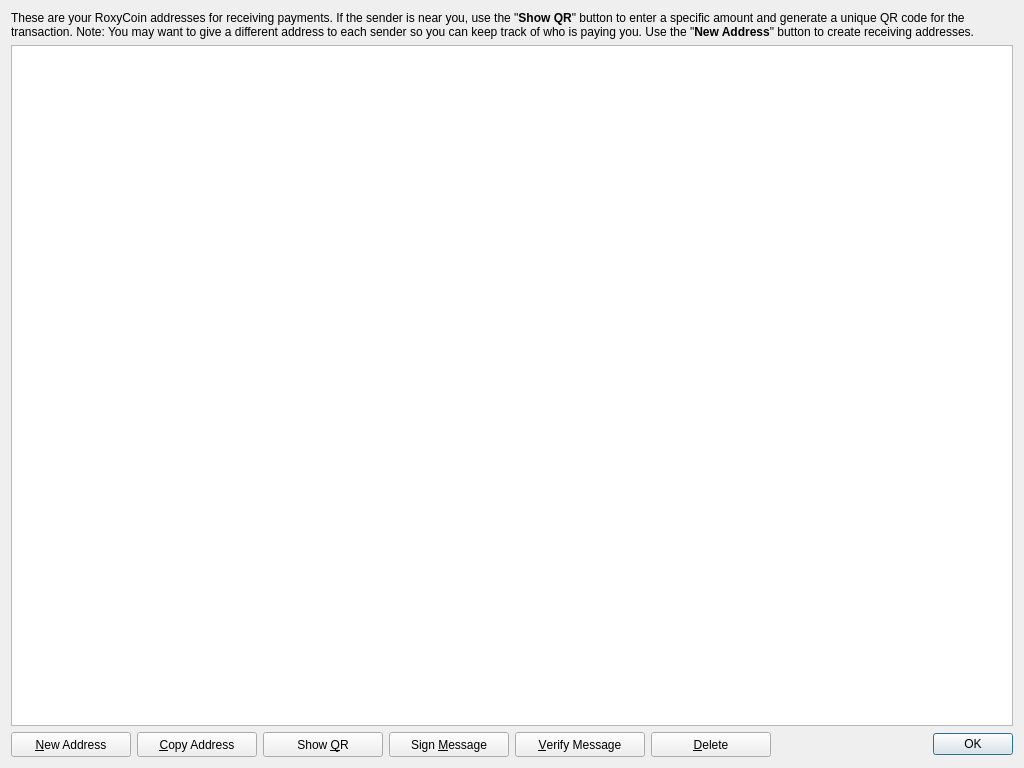
<?xml version="1.0" encoding="UTF-8"?>
<ui version="4.0">
 <class>AddressBookPage</class>
 <widget class="QWidget" name="AddressBookPage">
  <property name="geometry">
   <rect>
    <x>0</x>
    <y>0</y>
    <width>1024</width>
    <height>768</height>
   </rect>
  </property>
  <property name="windowTitle">
   <string>Address Book</string>
  </property>
  <layout class="QVBoxLayout" name="verticalLayout">
   <item>
    <widget class="QLabel" name="labelExplanation">
     <property name="text">
      <string>&lt;html&gt;&lt;head/&gt;&lt;body&gt;&lt;p&gt;&lt;img src=&quot;:/icons/transaction_conflicted&quot;/&gt; These are your RoxyCoin addresses for receiving payments. If the sender is near you, use the &amp;quot;&lt;span style=&quot; font-weight:600;&quot;&gt;Show QR&lt;/span&gt;&amp;quot; button to enter a specific amount and generate a unique QR code for the transaction. Note: You may want to give a different address to each sender so you can keep track of who is paying you. Use the &amp;quot;&lt;span style=&quot; font-weight:600;&quot;&gt;New Address&lt;/span&gt;&amp;quot; button to create receiving addresses.&lt;/p&gt;&lt;/body&gt;&lt;/html&gt;</string>
     </property>
     <property name="textFormat">
      <enum>Qt::AutoText</enum>
     </property>
     <property name="wordWrap">
      <bool>true</bool>
     </property>
     <property name="textInteractionFlags">
      <set>Qt::NoTextInteraction</set>
     </property>
    </widget>
   </item>
   <item>
    <widget class="QTableView" name="tableView">
     <property name="contextMenuPolicy">
      <enum>Qt::CustomContextMenu</enum>
     </property>
     <property name="toolTip">
      <string>Double-click to edit address or label</string>
     </property>
     <property name="tabKeyNavigation">
      <bool>false</bool>
     </property>
     <property name="alternatingRowColors">
      <bool>true</bool>
     </property>
     <property name="selectionMode">
      <enum>QAbstractItemView::SingleSelection</enum>
     </property>
     <property name="selectionBehavior">
      <enum>QAbstractItemView::SelectRows</enum>
     </property>
     <property name="sortingEnabled">
      <bool>true</bool>
     </property>
     <attribute name="horizontalHeaderHighlightSections">
      <bool>false</bool>
     </attribute>
     <attribute name="verticalHeaderVisible">
      <bool>false</bool>
     </attribute>
     <attribute name="verticalHeaderHighlightSections">
      <bool>false</bool>
     </attribute>
    </widget>
   </item>
   <item>
    <layout class="QHBoxLayout" name="horizontalLayout">
     <item>
      <widget class="QPushButton" name="newAddressButton">
       <property name="minimumSize">
        <size>
         <width>120</width>
         <height>25</height>
        </size>
       </property>
       <property name="toolTip">
        <string>Create a new address</string>
       </property>
       <property name="text">
        <string>&amp;New Address</string>
       </property>
       <property name="icon">
        <iconset resource="../bitcoin.qrc">
         <normaloff>:/icons/add</normaloff>:/icons/add</iconset>
       </property>
       <property name="iconSize">
        <size>
         <width>12</width>
         <height>12</height>
        </size>
       </property>
      </widget>
     </item>
     <item>
      <widget class="QPushButton" name="copyToClipboard">
       <property name="minimumSize">
        <size>
         <width>120</width>
         <height>25</height>
        </size>
       </property>
       <property name="toolTip">
        <string>Copy the currently selected address to the system clipboard</string>
       </property>
       <property name="text">
        <string>&amp;Copy Address</string>
       </property>
       <property name="icon">
        <iconset resource="../bitcoin.qrc">
         <normaloff>:/icons/editcopy</normaloff>:/icons/editcopy</iconset>
       </property>
       <property name="iconSize">
        <size>
         <width>12</width>
         <height>12</height>
        </size>
       </property>
      </widget>
     </item>
     <item>
      <widget class="QPushButton" name="showQRCode">
       <property name="minimumSize">
        <size>
         <width>120</width>
         <height>25</height>
        </size>
       </property>
       <property name="toolTip">
        <string>Generate a QR code for the address</string>
       </property>
       <property name="text">
        <string>Show &amp;QR</string>
       </property>
       <property name="icon">
        <iconset resource="../bitcoin.qrc">
         <normaloff>:/icons/qrcode</normaloff>:/icons/qrcode</iconset>
       </property>
       <property name="iconSize">
        <size>
         <width>14</width>
         <height>14</height>
        </size>
       </property>
      </widget>
     </item>
     <item>
      <widget class="QPushButton" name="signMessage">
       <property name="minimumSize">
        <size>
         <width>120</width>
         <height>25</height>
        </size>
       </property>
       <property name="toolTip">
        <string>Sign a message to prove you own a RoxyCoin address</string>
       </property>
       <property name="text">
        <string>Sign &amp;Message</string>
       </property>
       <property name="icon">
        <iconset resource="../bitcoin.qrc">
         <normaloff>:/icons/editButton</normaloff>:/icons/editButton</iconset>
       </property>
       <property name="iconSize">
        <size>
         <width>12</width>
         <height>12</height>
        </size>
       </property>
      </widget>
     </item>
     <item>
      <widget class="QPushButton" name="verifyMessage">
       <property name="minimumSize">
        <size>
         <width>130</width>
         <height>25</height>
        </size>
       </property>
       <property name="toolTip">
        <string>Verify a message to ensure it was signed with a specified RoxyCoin address</string>
       </property>
       <property name="text">
        <string>&amp;Verify Message</string>
       </property>
       <property name="icon">
        <iconset resource="../bitcoin.qrc">
         <normaloff>:/icons/verifyButton</normaloff>:/icons/verifyButton</iconset>
       </property>
       <property name="iconSize">
        <size>
         <width>12</width>
         <height>12</height>
        </size>
       </property>
      </widget>
     </item>
     <item>
      <widget class="QPushButton" name="deleteButton">
       <property name="minimumSize">
        <size>
         <width>120</width>
         <height>25</height>
        </size>
       </property>
       <property name="toolTip">
        <string>Delete the currently selected address from the list</string>
       </property>
       <property name="text">
        <string>&amp;Delete</string>
       </property>
       <property name="icon">
        <iconset resource="../bitcoin.qrc">
         <normaloff>:/icons/remove</normaloff>:/icons/remove</iconset>
       </property>
       <property name="iconSize">
        <size>
         <width>12</width>
         <height>12</height>
        </size>
       </property>
      </widget>
     </item>
     <item>
      <spacer name="horizontalSpacer">
       <property name="orientation">
        <enum>Qt::Horizontal</enum>
       </property>
       <property name="sizeHint" stdset="0">
        <size>
         <width>40</width>
         <height>20</height>
        </size>
       </property>
      </spacer>
     </item>
     <item>
      <widget class="QDialogButtonBox" name="buttonBox">
       <property name="sizePolicy">
        <sizepolicy hsizetype="Maximum" vsizetype="Fixed">
         <horstretch>0</horstretch>
         <verstretch>0</verstretch>
        </sizepolicy>
       </property>
       <property name="standardButtons">
        <set>QDialogButtonBox::Ok</set>
       </property>
      </widget>
     </item>
    </layout>
   </item>
  </layout>
 </widget>
 <resources>
  <include location="../bitcoin.qrc"/>
 </resources>
 <connections/>
</ui>
